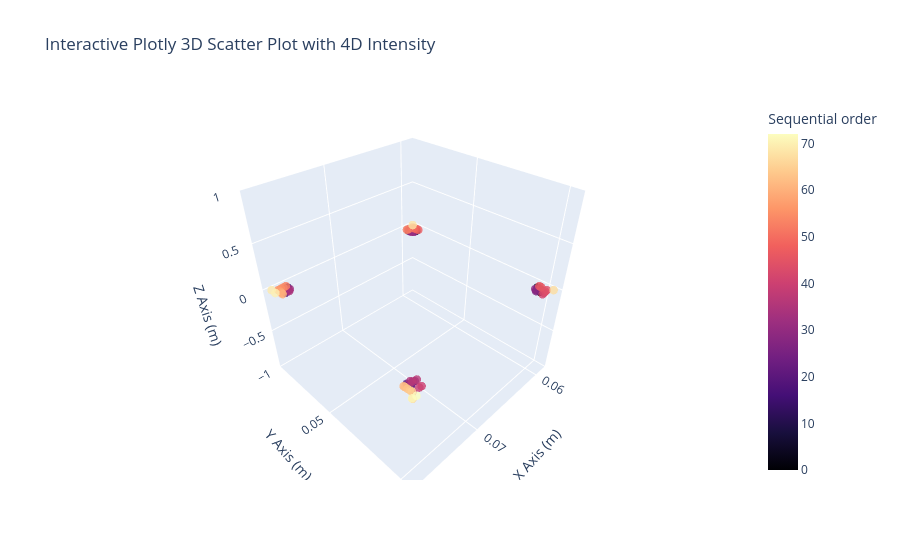

Write notebook code for a chart like this one.
### Code cell
display_waypoints(waypoints + p1/1000)
